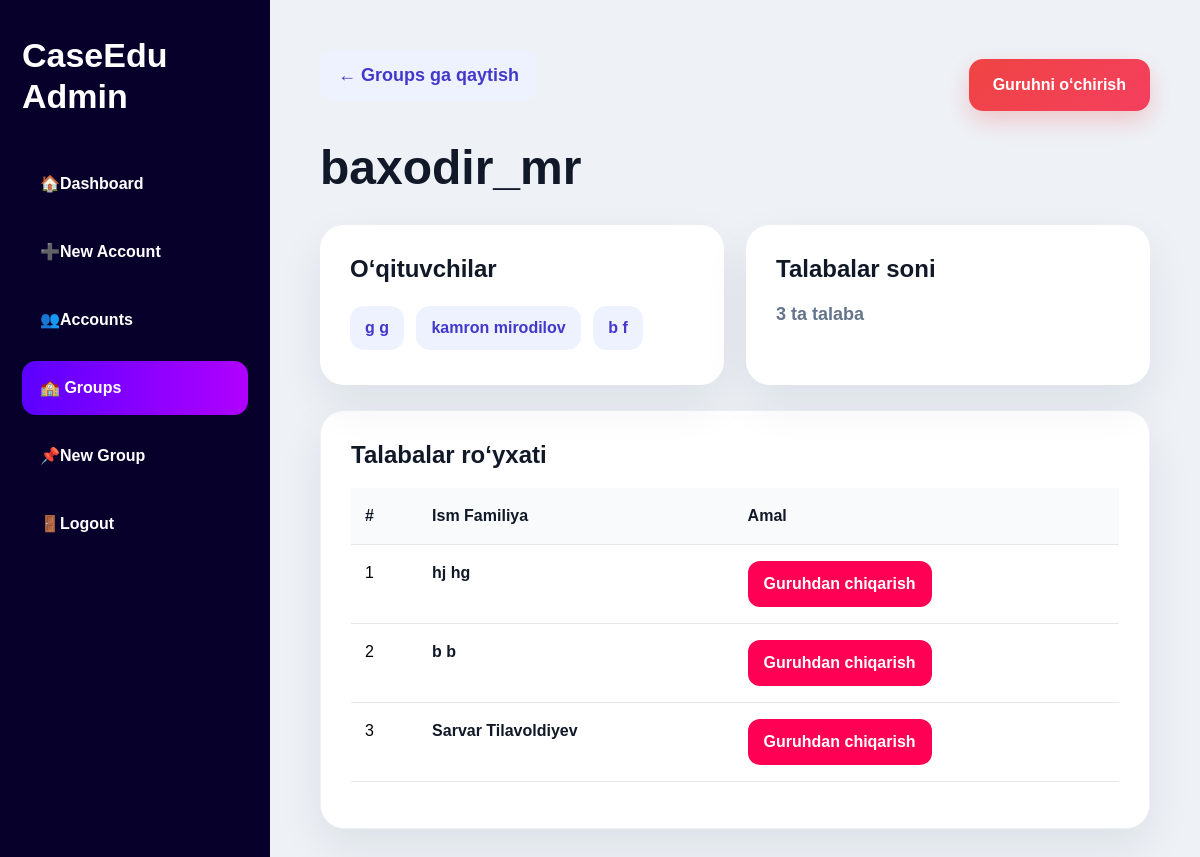
The app's page /admin-panel/groups/1/ with its own data.
### education/models.py (models this page shows, shortened)
class Group(models.Model):
    name = models.CharField(max_length=100, unique=True)
    description = models.TextField(blank=True, null=True)
    created_at = models.DateTimeField(default=timezone.now)
    class Meta:
        ordering = ['name']
        verbose_name = 'Group'
        verbose_name_plural = 'Groups'

class TeacherGroup(models.Model):
    teacher = models.ForeignKey(
        User,
        on_delete=models.CASCADE,
        related_name='teacher_groups'
    )
    group = models.ForeignKey(
        Group,
        on_delete=models.CASCADE,
        related_name='teacher_groups'
    )
    subject = models.ForeignKey(
        Subject,
        on_delete=models.SET_NULL,
        blank=True,
        null=True,
        related_name='teacher_groups'
    )
    created_at = models.DateTimeField(default=timezone.now)
    class Meta:
        unique_together = ('teacher', 'group', 'subject')
        ordering = ['group__name']
        verbose_name = 'Teacher Group'
        verbose_name_plural = 'Teacher Groups'

### accounts/models.py (models this page shows, shortened)
class Profile(models.Model):
    ROLE_CHOICES = (
        ('student', 'Student'),
        ('teacher', 'Teacher'),
    )
    user = models.OneToOneField(
        User,
        on_delete=models.CASCADE,
        related_name='profile'
    )
    full_name = models.CharField(max_length=150, blank=True)
    role = models.CharField(
        max_length=20,
        choices=ROLE_CHOICES,
        default='student'
    )
    group = models.ForeignKey(
        'education.Group',
        on_delete=models.SET_NULL,
        blank=True,
        null=True,
        related_name='student_profiles'
    )
    avatar = models.ImageField(
        upload_to='avatars/',
        blank=True,
        null=True
    )
    xp = models.PositiveIntegerField(default=0)
    level = models.PositiveIntegerField(default=1)
    coins = models.PositiveIntegerField(default=0)
    badge_count = models.PositiveIntegerField(default=0)

### adminpanel/views.py (the view)
# urls.py: path('groups/<int:group_id>/', views.group_detail, name='group_detail'),
def group_detail(request, group_id):
    group = get_object_or_404(Group, id=group_id)
    students = Profile.objects.filter(
        role='student',
        group=group
    ).select_related('user')
    teachers = TeacherGroup.objects.filter(
        group=group
    ).select_related('teacher')
    return render(request, 'adminpanel/group_detail.html', {
        'group': group,
        'students': students,
        'teachers': teachers,
    })

### adminpanel/templates/adminpanel/group_detail.html (shortened to what this page needs)
{% extends 'base.html' %}
{% block content %}
<div class="admin-layout">
    <aside class="admin-sidebar">
        <div class="admin-logo">CaseEdu<br>Admin</div>
        <a href="{% url 'adminpanel:admin_dashboard' %}" class="admin-link">🏠Dashboard</a>
        <a href="{% url 'adminpanel:new_account' %}" class="admin-link">➕New Account</a>
        <a href="{% url 'adminpanel:accounts_list' %}" class="admin-link">👥Accounts</a>
        <a href="{% url 'adminpanel:groups_list' %}" class="admin-link active">🏫 Groups</a>
        <a href="{% url 'adminpanel:new_group' %}" class="admin-link">📌New Group</a>
        <a href="{% url 'adminpanel:admin_logout' %}" class="admin-link">🚪Logout</a>
    </aside>
    <section class="admin-content">
        <div class="top-actions">
            <a href="{% url 'adminpanel:groups_list' %}" class="btn-back">
                ← Groups ga qaytish
            </a>
            <button type="button"
                    class="btn-delete"
                    onclick="openDeleteModal()">
                Guruhni o‘chirish
            </button>
        </div>
        <h1 class="page-title">{{ group.name }}</h1>
        <div class="info-grid">
            <div class="info-card">
                <h3>O‘qituvchilar</h3>
                {% for item in teachers %}
                    <span class="teacher-pill">
                        {{ item.teacher.first_name }} {{ item.teacher.last_name }}
                    </span>
                {% empty %}
                    <p class="empty-text">O‘qituvchi biriktirilmagan</p>
                {% endfor %}
            </div>
            <div class="info-card">
                <h3>Talabalar soni</h3>
                <p class="empty-text">{{ students.count }} ta talaba</p>
            </div>
        </div>
        <div class="admin-box">
            <h3>Talabalar ro‘yxati</h3>
            <table class="table">
                <thead>
                    <tr>
                        <th>#</th>
                        <th>Ism Familiya</th>
                        <th>Amal</th>
                    </tr>
                </thead>
                <tbody>
                    {% for student in students %}
                    <tr>
                        <td>{{ forloop.counter }}</td>
                        <td>
                            <span class="student-name">
                                {{ student.user.first_name }}
                                {{ student.user.last_name }}
                            </span>
                        </td>
                        <td>
                            <form method="post"
                                  action="{% url 'adminpanel:remove_student_from_group' group.id student.id %}">
                                <button type="submit" class="btn-remove">
                                    Guruhdan chiqarish
                                </button>
                            </form>
                        </td>
                    </tr>
                    {% empty %}
                    <tr>
                        <td colspan="3">Bu guruhda student yo‘q</td>
                    </tr>
                    {% endfor %}
                </tbody>
            </table>
        </div>
    </section>
</div>
{% endblock %}

### templates/base.html (shortened to what this page needs)
<!DOCTYPE html>
{% load static %}
<html lang="uz">
<head>
<link href="https://cdn.jsdelivr.net/npm/bootstrap@5.3.3/dist/css/bootstrap.min.css" rel="stylesheet">
<link rel="stylesheet" href="{% static 'css/style.css' %}">
</head>
<body>
<main>
    {% block content %}
    {% endblock %}
</main>
</body>
</html>

### static/css/style.css (style rules this page uses)
* { margin:0; padding:0; box-sizing:border-box; }
html,body { width:100%; min-height:100%; }
body { font-family:Arial,sans-serif; background:#eef2f7; color:#1e293b; }
.admin-layout { display:flex; min-height:100vh; }
.admin-sidebar { width:270px; min-height:100vh; background:#07002b; padding:35px 22px; }
.admin-logo { color:#fff; font-size:34px; font-weight:900; margin-bottom:45px; }
.admin-link { display:block; color:#fff !important; text-decoration:none; padding:15px 18px; border-radius:14px; margin-bottom:14px; font-weight:800; transition:.3s; }
.admin-link:hover, .admin-link.active { background:linear-gradient(90deg,#5b00ff,#b000ff); }
.admin-content { flex:1; padding:50px; }
.teacher-card, .admin-box, .stat-card { background:#fff; border-radius:24px; padding:28px; box-shadow:0 18px 45px rgba(15,23,42,.08); border:1px solid #eef2f7; margin-bottom:24px; }
.btn-delete { display:inline-block; border:none; padding:13px 22px; border-radius:14px; font-weight:900; color:#fff !important; background:linear-gradient(135deg,#ef4444,#f43f5e); text-decoration:none; cursor:pointer; box-shadow:0 10px 22px rgba(239,68,68,.25); transition:.3s; }
.btn-back { display:inline-block; padding:12px 18px; border-radius:14px; font-weight:900; text-decoration:none; background:#eef2ff; color:#4338ca !important; margin-bottom:18px; transition:.3s; }
.table { width:100%; border-collapse:collapse; }
.table th, .table td { padding:14px; border-bottom:1px solid #eef2f7; text-align:left; }
.table th { background:#f8fafc; font-weight:900; }

### adminpanel/templates/adminpanel/group_detail.html (style rules this page uses)
main { margin:0!important;padding:0!important; }
body { overflow-x:hidden; background:#eef2f7; font-family:Arial, Helvetica, sans-serif; }
.admin-layout { display:flex; min-height:100vh; background:#eef2f7; }
.admin-sidebar { width:270px; background:#07002b; padding:35px 22px; flex-shrink:0; }
.admin-logo { color:#fff; font-size:34px; font-weight:900; margin-bottom:40px; line-height:1.2; }
.admin-link { display:block; color:#fff; text-decoration:none; padding:15px 18px; border-radius:14px; margin-bottom:14px; font-weight:800; transition:.25s; }
.admin-link:hover, .admin-link.active { background:linear-gradient(90deg,#5b00ff,#b000ff); color:#fff; }
.admin-content { flex:1; padding:50px; }
.top-actions { display:flex; justify-content:space-between; align-items:center; gap:15px; margin-bottom:20px; }
.btn-back { display:inline-block; color:#4f46e5; text-decoration:none; font-weight:900; font-size:18px; }
.btn-delete { border:none; background:linear-gradient(135deg,#ef4444,#f43f5e); color:#fff; padding:14px 24px; border-radius:14px; font-weight:900; cursor:pointer; box-shadow:0 10px 25px rgba(239,68,68,.25); }
.page-title { font-size:48px; font-weight:900; color:#111827; margin-bottom:28px; }
.info-grid { display:grid; grid-template-columns:1fr 1fr; gap:22px; margin-bottom:25px; }
.info-card, .admin-box { background:#fff; padding:30px; border-radius:24px; box-shadow:0 18px 45px rgba(15,23,42,.08); }
.info-card h3, .admin-box h3 { margin:0 0 18px; font-size:24px; font-weight:900; color:#111827; }
.teacher-pill { display:inline-block; background:#eef2ff; color:#4338ca; padding:10px 15px; border-radius:14px; font-weight:900; margin:5px 8px 5px 0; }
.empty-text { margin:0; color:#64748b; font-weight:700; font-size:18px; }
.table { width:100%; border-collapse:collapse; }
.table th, .table td { padding:16px 14px; border-bottom:1px solid #e5e7eb; text-align:left; }
.table th { font-weight:900; color:#111827; background:#f8fafc; }
.student-name { font-weight:900; color:#111827; }
.btn-remove { border:none; background:#ff0055; color:#fff; padding:11px 16px; border-radius:12px; font-weight:900; cursor:pointer; }

### records on screen
Group: name "baxodir_mr"
TeacherGroup: teacher.first_name "g", teacher.last_name "g"
TeacherGroup: teacher.first_name "kamron", teacher.last_name "mirodilov"
TeacherGroup: teacher.first_name "b", teacher.last_name "f"
Profile: user.first_name "hj", user.last_name "hg"
Profile: user.first_name "b", user.last_name "b"
Profile: user.first_name "Sarvar", user.last_name "Tilavoldiyev"

### other values on screen
{{ students.count }} "3"
